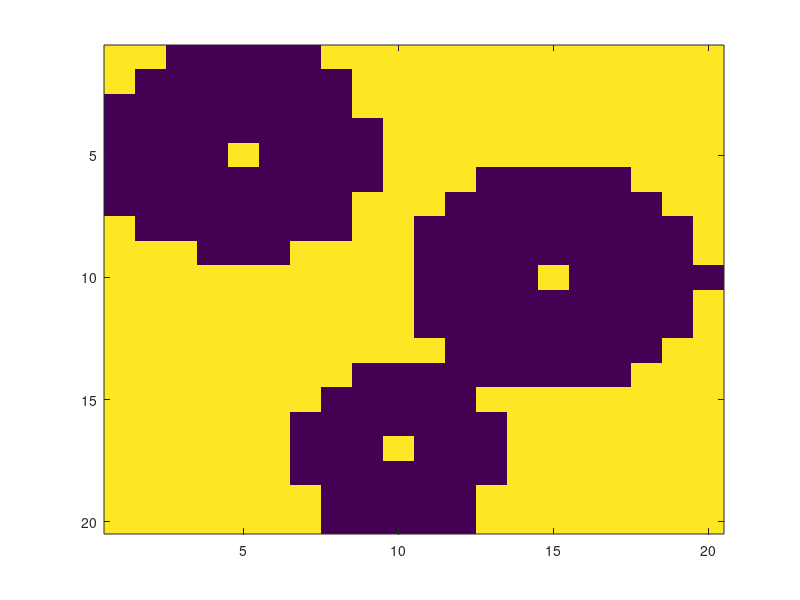
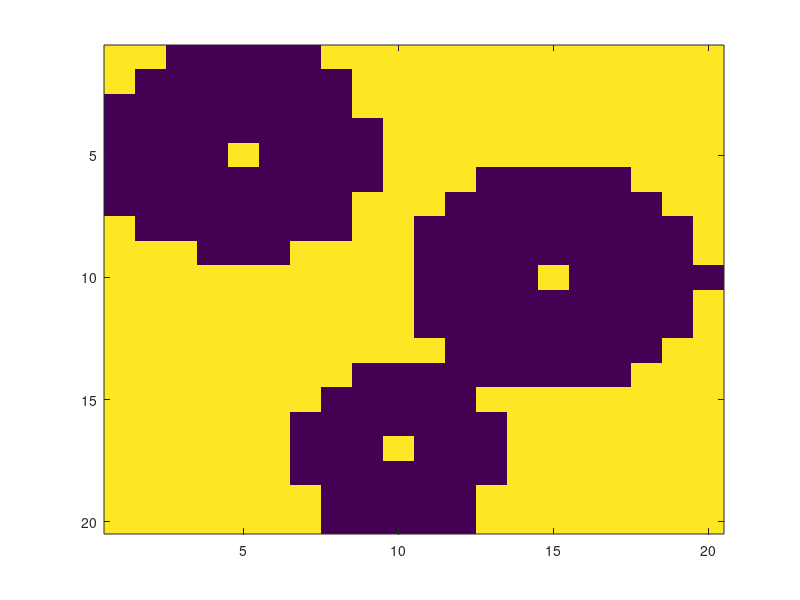
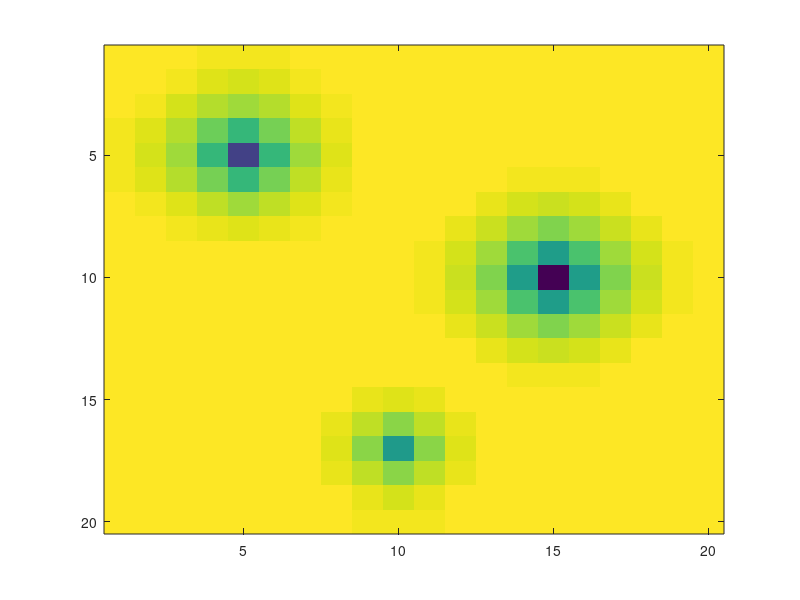
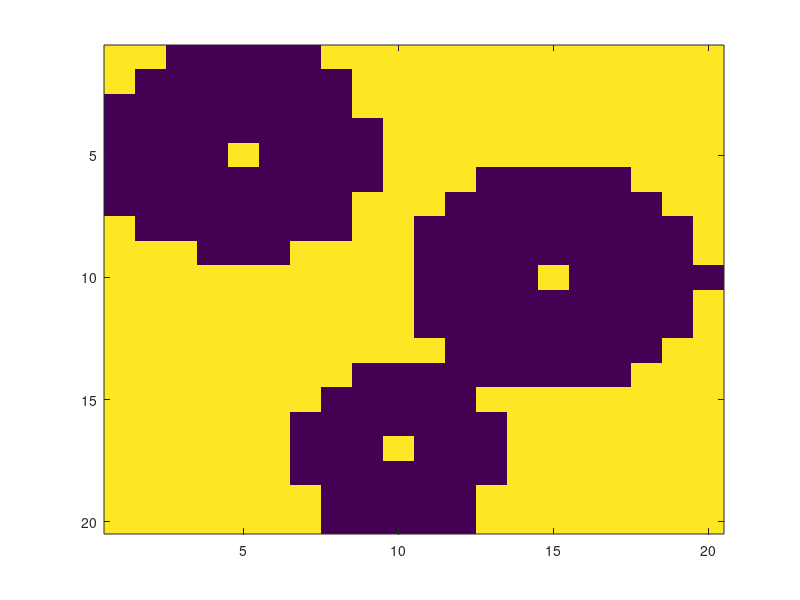

The MATLAB source for these figures, in order:
%% Infinite Horizon Stopping Problem
k = 20; % Grid size
m = 2;  % Cardinality of input set

% Stage cost
G = zeros(k,k,m);
G(:,:,1) = 1; % Cost for waiting
G(5,5,2) = -120; % Costs for stopping
G(17,10,2) = -70;
G(10,15,2) = -150; 

%%
J = zeros(k,k); % Optimal costs
pi_Star = ones(k,k); % Optimal policy
J_Old = ones(k,k); % Optimal costs at next iteration

t = 0; % value iteration counter

%[down, up, right, left]
figure;
while norm(J - J_Old) >= 1e-8 % Value iteration
    t = t + 1 % Count iterations
    J_Old = J; % Update previous cost
    % Policy Evaluation
    A = zeros(k,k);
    b = zeros(k,1);
    x = 0;
    for i = 1:k
        for j = 1:k
            x = x+1; % Count states
            indx = sub2ind(size(J),i,j);
            A(x,indx) = 1;
            b(x) = G(i,j,pi_Star(i,j));
            if pi_Star(i,j) == 1
                if i == 1
                    if j == 1 % Top left corner
                        A(x,sub2ind(size(J),i+1,j)) = -1/2;
                        A(x,sub2ind(size(J),i,j+1)) = -1/2;
                    elseif j == k % Top right corner
                        A(x,sub2ind(size(J),i+1,j)) = -1/2;
                        A(x,sub2ind(size(J),i,j-1)) = -1/2;
                    else % Top boundary
                        A(x,sub2ind(size(J),i+1,j)) = -1/3;
                        A(x,sub2ind(size(J),i,j+1)) = -1/3;
                        A(x,sub2ind(size(J),i,j-1)) = -1/3;
                    end
                elseif i == k
                    if j == 1 % Bottom left corner
                        A(x,sub2ind(size(J),i-1,j)) = -1/2;
                        A(x,sub2ind(size(J),i,j+1)) = -1/2;
                    elseif j == k % Bottom right corner
                        A(x,sub2ind(size(J),i-1,j)) = -1/2;
                        A(x,sub2ind(size(J),i,j-1)) = -1/2;
                    else % Bottom boundary
                        A(x,sub2ind(size(J),i-1,j)) = -1/3;
                        A(x,sub2ind(size(J),i,j+1)) = -1/3;
                        A(x,sub2ind(size(J),i,j-1)) = -1/3;
                    end
                elseif j == 1 % Left boundary
                    A(x,sub2ind(size(J),i+1,j)) = -1/3;
                    A(x,sub2ind(size(J),i-1,j)) = -1/3;
                    A(x,sub2ind(size(J),i,j+1)) = -1/3;
                elseif j == k % Right boundary
                    A(x,sub2ind(size(J),i+1,j)) = -1/3;
                    A(x,sub2ind(size(J),i-1,j)) = -1/3;
                    A(x,sub2ind(size(J),i,j-1)) = -1/3;
                else
                    A(x,sub2ind(size(J),i+1,j)) = -1/4;
                    A(x,sub2ind(size(J),i-1,j)) = -1/4;
                    A(x,sub2ind(size(J),i,j+1)) = -1/4;
                    A(x,sub2ind(size(J),i,j-1)) = -1/4;
                end
            end
        end
    end
    J = A\b;
    J = reshape(J,[k,k]);
    % Policy Improvement
    for i = 1:k
        for j = 1:k
            Ju = zeros(m,1);
            if i == 1
                if j == 1 % Top left corner
                    Ju(1) = G(i,j,1) + [1/2 1/2]*[J(i+1,j) J(i,j+1)]';
                elseif j == k % Top right corner
                    Ju(1) = G(i,j,1) + [1/2 1/2]*[J(i+1,j) J(i,j-1)]';
                else % Top boundary
                    Ju(1) = G(i,j,1) + [1/3 1/3 1/3]*[J(i+1,j) J(i,j+1) J(i,j-1)]';
                end
            elseif i == k 
                if j == 1 % Bottom left corner
                    Ju(1) = G(i,j,1) + [1/2 1/2]*[J(i-1,j) J(i,j+1)]';
                elseif j == k % Bottom right corner
                    Ju(1) = G(i,j,1) + [1/2 1/2]*[J(i-1,j) J(i,j-1)]';
                else % Bottom boundary
                    Ju(1) = G(i,j,1) + [1/3 1/3 1/3]*[J(i-1,j) J(i,j+1) J(i,j-1)]';
                end
            elseif j == 1 % Left boundary
                Ju(1) = G(i,j,1) + [1/3 1/3 1/3]*[J(i+1,j) J(i-1,j) J(i,j+1)]';
            elseif j == k % Right boundary
                Ju(1) = G(i,j,1) + [1/3 1/3 1/3]*[J(i+1,j) J(i-1,j) J(i,j-1)]';
            else
                Ju(1) = G(i,j,1) + [1/4 1/4 1/4 1/4]*[J(i+1,j) J(i-1,j) J(i,j+1) J(i,j-1)]';
            end
            Ju(2) = G(i,j,2);
            [~, pi_Star(i,j)] = min(Ju);
        end
    end
    imagesc(pi_Star)
    drawnow
end

%% Plotting
figure;
imagesc(pi_Star)
figure;
imagesc(J_Old)

%% Simulation
figure;
imagesc(pi_Star);
hold on 
colors = {'r','b','k','g','m'};
simT = 1000;
nSims = 5000;
Costs = zeros(nSims,1);
for n = 1:nSims
    Done = 0;
    rng(n);
    x = zeros(2,simT+1);
    x(:,1) = [10;12];
%     plot(x(2,1),x(1,1),'ro','MarkerSize',15);
    for t = 1:simT
        
        if Done == 1
            x(:,t+1) = x(:,t);
        else
            u = pi_Star(x(1,t),x(2,t)); % Optimal input
            if u == 1 % Wait
                r = rand;
                if x(1,t) == 1
                    if x(2,t) == 1 % Top left corner
                        dir = find(r < [1/2 1/2 1 1],1);
                    elseif x(2,t) == k % Top right corner
                        dir = find(r < [1/2 1/2 1/2 1],1);
                    else % Top boundary
                        dir = find(r < [1/3 1/3 2/3 1],1);
                    end
                elseif x(1,t) == k
                    if x(2,t) == 1 % Bottom left corner
                        dir = find(r < [0 1/2 1 1],1);
                    elseif x(2,t) == k % Bottom right corner
                        dir = find(r < [0 1/2 1/2 1],1);
                    else % Bottom boundary
                        dir = find(r < [0 1/3 2/3 1],1);
                    end
                elseif x(2,t) == 1 % Left boundary
                    dir = find(r < [1/3 2/3 1 1],1);
                elseif x(2,t) == k % Right boundary
                    dir = find(r < [1/3 2/3 2/3 1],1);
                else
                    dir = find(r < [0.25 0.5 0.75 1],1);
                end
%                 dir
                if dir == 1
                    x(:,t+1) = x(:,t) + [1;0];
                elseif dir == 2
                    x(:,t+1) = x(:,t) + [-1;0];
                elseif dir == 3
                    x(:,t+1) = x(:,t) + [0;1];
                elseif dir == 4
                    x(:,t+1) = x(:,t) + [0;-1];
                end
                Costs(n) = Costs(n) + 1;
            else % Stop
                x(:,t+1) = x(:,t);
                Costs(n) = Costs(n) + G(x(1,t),x(2,t),2);
                Done = 1;
                break
            end
        end
%         plot(x(2,t+1),x(1,t+1),'o','MarkerSize',15,'Color',colors{mod(t,length(colors))+1});
%         drawnow
%         pause(0.1)
    end
    delete(findobj(gca,'type','line'));
end

figure;hold on
plot(cumsum(Costs)./[1:nSims]')
plot([1 nSims],J_Old(x(1,1),x(2,1))*[1 1])

